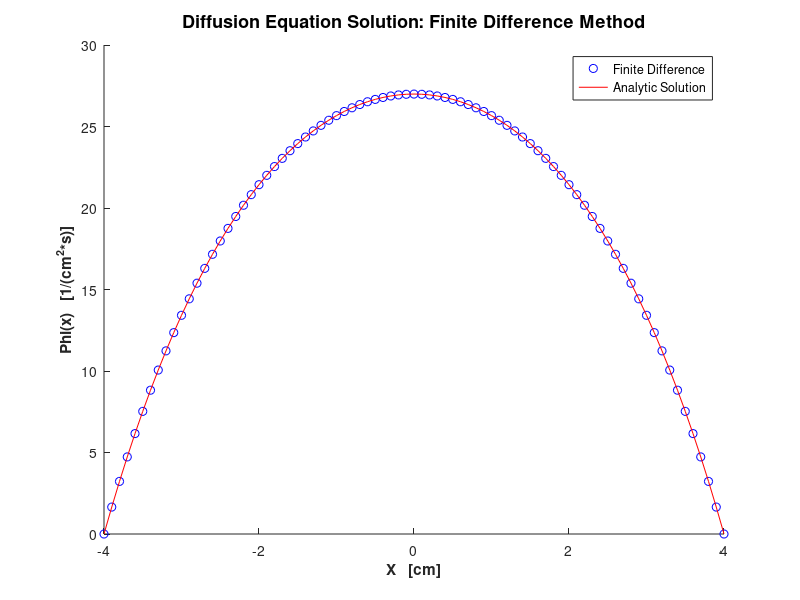

Reproduce this figure in MATLAB.
%HW06 Q02: Solving the DE using the Finite Difference Method
    %Parameters: a = 4cm, D = 1cm, Sigma = .2cm^-1, S = 8n/cm^3*s, h = .1cm
    %Equation: Phi'' - 1/L^2Phi = -S/D, L = sqrt(D/Sigma)
    %B.C.'s: Phi(a) = Phi(-a) = 0; solve on x E [-a,a]
    
a = 4; D = 1; Sigma = 0.2; S = 8; h = .1; n = ((2*a)/h); L = sqrt(D/Sigma);

%lets define our A matrix, the x vector we are solving for will have Phi_1,
%Phi_2,....Phi_n-1
z = 2+(h^2/L^2);
A = zeros(n-1,n-1); b = zeros(n-1,1);

A(1,1:2) = [z, -1]; A(end, end-1:end) = [-1, z];
b(1:end,1) = (h^2)*S/D;

for i = 2:n-2
    A(i,i-1:i+1) = [-1, z, -1];
end

%now simply solve for x which we will call Phi

Phi = A\b;

Phi = [0;Phi;0]; x = [-a:h:a]';

hold on
plot(x,Phi,'bo')
xlabel('X   [cm]', 'FontWeight','b'); ylabel('Phi(x)   [1/(cm^2*s)]',...
    'FontWeight','b')
title('Diffusion Equation Solution: Finite Difference Method',...
    'FontWeight','b', 'FontSize',13)

%now lets compare to HW06Q01_b b/c essentially the exact same situations...

q = sqrt(Sigma/D); f = @(x) (S/Sigma)*(1-((exp(q*x)+exp(-q*x))/...
    (exp(q*a)+exp(-q*a))));

x_analytic = [-a:h:a]; F = f(x_analytic);

plot(x_analytic,F,'r-')
legend('Finite Difference','Analytic Solution')
